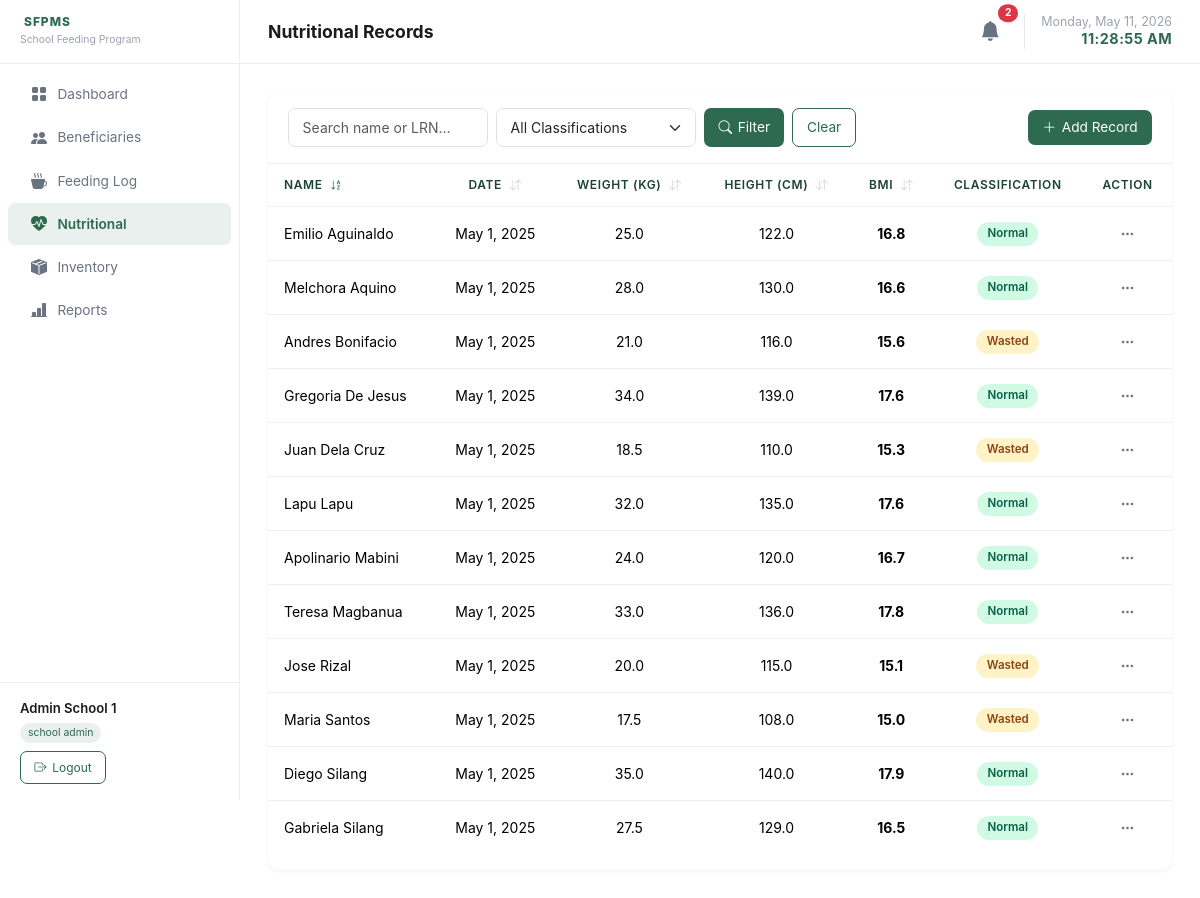
Screenshot of /pages/nutritional.php (signed in) with the database file from the repository.
### tables this page shows
CREATE TABLE nutritional_records (
    id              INT UNSIGNED AUTO_INCREMENT PRIMARY KEY,
    beneficiary_id  INT UNSIGNED NOT NULL,
    record_date     DATE NOT NULL,
    weight_kg       DECIMAL(5,2) NOT NULL,
    height_cm       DECIMAL(5,2) NOT NULL,
    bmi             DECIMAL(5,2) GENERATED ALWAYS AS (weight_kg / POW(height_cm / 100, 2)) STORED,
    recorded_by     INT UNSIGNED,
    created_at      TIMESTAMP DEFAULT CURRENT_TIMESTAMP,
    FOREIGN KEY (beneficiary_id) REFERENCES beneficiaries(id) ON DELETE CASCADE,
    FOREIGN KEY (recorded_by)    REFERENCES users(id) ON DELETE SET NULL
);

### classes/NutritionalRecord.php (called while the page is built, shortened)
<?php
class NutritionalRecord {
    public static function classifyBMI(float $bmi): string {
        if ($bmi < 16.0)  return 'Wasted';
        if ($bmi < 18.5)  return 'Normal';
        return 'Obese';
    }
    public static function badgeClass(string $classification): string {
        return match($classification) {
            'Severely Wasted' => 'badge-danger',
            'Wasted'          => 'badge-warning',
            'Overweight'      => 'badge-warning',
            'Obese'           => 'badge-danger',
            default           => 'badge-success',
        };
    }
    public static function getAll(
        ?int $schoolId = null,
        ?string $search = null,
        ?string $grade = null,
        ?string $section = null,
        string $classFilter = '',
        int $page = 1,
        int $perPage = 15,
        string $sortBy = 'full_name',
        string $sortDir = 'asc'
    ): array {
        $pdo    = getPDO();
        $where  = ['1=1'];
        $params = [];
        if ($schoolId) {
            $where[]  = 'b.school_id = ?';
            $params[] = $schoolId;
        }
        $allowedSorts = ['full_name', 'record_date', 'weight_kg', 'height_cm', 'bmi'];
        $sortBy = in_array($sortBy, $allowedSorts) ? $sortBy : 'full_name';
        $sortDir = strtolower($sortDir) === 'desc' ? 'DESC' : 'ASC';
        if ($sortBy === 'full_name') {
            $orderBy = "b.last_name {$sortDir}, b.first_name ASC";
        } else {
            $orderBy = "nr.{$sortBy} {$sortDir}, b.last_name ASC";
        }
        $offset = ($page - 1) * $perPage;
        $sql  = "
            SELECT nr.*,
                   CONCAT(b.first_name,' ',b.last_name) AS full_name,
                   b.lrn, b.grade_level,
                   s.name AS school_name
            FROM nutritional_records nr
            JOIN beneficiaries b ON b.id = nr.beneficiary_id
            JOIN schools s ON s.id = b.school_id
            WHERE " . implode(' AND ', $where) . "
            ORDER BY {$orderBy}
            LIMIT " . (int)$perPage . " OFFSET " . (int)$offset . "
        ";
        $stmt = $pdo->prepare($sql);
        $stmt->execute($params);
        return $stmt->fetchAll();
    }
    public static function countAll(
        ?int $schoolId = null,
        ?string $search = null,
        ?string $grade = null,
        ?string $section = null,
        string $classFilter = ''
    ): int {
        $pdo    = getPDO();
        $where  = ['1=1'];
        $params = [];
        if ($schoolId) {
            $where[]  = 'b.school_id = ?';
            $params[] = $schoolId;
        }
        $sql  = "
            SELECT COUNT(*)
            FROM nutritional_records nr
            JOIN beneficiaries b ON b.id = nr.beneficiary_id
            WHERE " . implode(' AND ', $where) . "
        ";
        $stmt = $pdo->prepare($sql);
        $stmt->execute($params);
        return (int) $stmt->fetchColumn();
    }
}

### pages/nutritional.php (the view, shortened to what this page needs)
<?php
require_once __DIR__ . '/../classes/NutritionalRecord.php';
require_once __DIR__ . '/../includes/helpers.php';
$user     = Auth::user();
$isSA     = Auth::isSuperAdmin();
$schoolId = $isSA ? null : (int)$user['school_id'];
$schFilter    = $isSA ? (($_GET['school_id'] ?? '') ?: null) : $schoolId;
$search       = trim($_GET['search'] ?? '');
$isTeacher = Auth::isTeacher();
$teacherGrade   = $isTeacher ? $user['grade_level'] : null;
$teacherSection = $isTeacher ? $user['section'] : null;
$classFilter = $_GET['classification'] ?? '';
$totalCount = NutritionalRecord::countAll($schFilter, $search ?: null, $teacherGrade, $teacherSection, $classFilter);
$pag = paginate($totalCount, 20);
$sortBy  = in_array($_GET['sort'] ?? '', ['full_name', 'record_date', 'weight_kg', 'height_cm', 'bmi']) ? $_GET['sort'] : 'full_name';
$sortDir = ($_GET['dir'] ?? 'asc') === 'desc' ? 'desc' : 'asc';
$records = NutritionalRecord::getAll($schFilter, $search ?: null, $teacherGrade, $teacherSection, $classFilter, $pag['page'], $pag['perPage'], $sortBy, $sortDir);
require_once __DIR__ . '/../includes/header.php';
?>
<div class="table-wrapper">
  <div class="table-header">
    <form method="get" action="nutritional.php" class="filter-bar flex-grow-1">
      <input type="text" name="search" class="form-control" placeholder="Search name or LRN…"
             value="<?= htmlspecialchars($search) ?>">
      <select name="classification" class="form-select">
        <option value="">All Classifications</option>
      </select>
      <button type="submit" class="btn-primary-custom"><i class="bi bi-search"></i> Filter</button>
      <a href="nutritional.php" class="btn-outline-custom">Clear</a>
    </form>
    <button class="btn-primary-custom" data-bs-toggle="modal" data-bs-target="#addNutModal">
      <i class="bi bi-plus-lg"></i> Add Record
    </button>
  </div>
  <div class="table-responsive">
    <table class="table" id="nutTable">
      <thead>
        <tr>
          <th>
            <a href="<?= sortUrl('full_name', $sortBy, $sortDir) ?>" class="text-decoration-none text-inherit">
              Name <?= sortIcon('full_name', $sortBy, $sortDir) ?>
            </a>
          </th>
          <th class="text-center">
            <a href="<?= sortUrl('record_date', $sortBy, $sortDir) ?>" class="text-decoration-none text-inherit">
              Date <?= sortIcon('record_date', $sortBy, $sortDir) ?>
            </a>
          </th>
          <th class="text-center">
            <a href="<?= sortUrl('weight_kg', $sortBy, $sortDir) ?>" class="text-decoration-none text-inherit">
              Weight (kg) <?= sortIcon('weight_kg', $sortBy, $sortDir) ?>
            </a>
          </th>
          <th class="text-center">
            <a href="<?= sortUrl('height_cm', $sortBy, $sortDir) ?>" class="text-decoration-none text-inherit">
              Height (cm) <?= sortIcon('height_cm', $sortBy, $sortDir) ?>
            </a>
          </th>
          <th class="text-center">
            <a href="<?= sortUrl('bmi', $sortBy, $sortDir) ?>" class="text-decoration-none text-inherit">
              BMI <?= sortIcon('bmi', $sortBy, $sortDir) ?>
            </a>
          </th>
          <th class="text-center">Classification</th>
          <th class="text-center">Action</th>
        </tr>
      </thead>
      <tbody>
        <?php if (empty($records)): ?>
        <tr><td colspan="7" class="text-center text-muted py-4">No records found.</td></tr>
        <?php else: ?>
        <?php foreach ($records as $r):
            $bmi    = (float)$r['bmi'];
            $cls    = NutritionalRecord::classifyBMI($bmi);
            $bdg    = NutritionalRecord::badgeClass($cls);
        ?>
        <tr>
          <td><?= htmlspecialchars($r['full_name']) ?></td>
          <td class="text-center"><?= date('M j, Y', strtotime($r['record_date'])) ?></td>
          <td class="text-center"><?= number_format($r['weight_kg'], 1) ?></td>
          <td class="text-center"><?= number_format($r['height_cm'], 1) ?></td>
          <td class="text-center"><strong><?= number_format($bmi, 1) ?></strong></td>
          <td class="text-center">
            <span class="status-badge <?= $bdg ?>"><?= $cls ?></span>
          </td>
          <td class="text-center">
            <div class="dropdown">
              <button class="btn-dots" data-bs-toggle="dropdown" id="ddNut<?= $r['id'] ?>">
                <i class="bi bi-three-dots"></i>
              </button>
            </div>
          </td>
        </tr>
        <?php endforeach; ?>
        <?php endif; ?>
      </tbody>
    </table>
  </div>
  <div class="px-3 pb-3">
  </div>
</div>
<?php require_once __DIR__ . '/../includes/footer.php'; ?>

### assets/css/app.css (style rules this page uses)
:root { --primary: #2D6A4F; --accent: #52B788; --neutral: #F8F9FA; --text: #1B1B1B; --danger: #DC3545; --sidebar-w: 240px; }
*, *::before, *::after { box-sizing: border-box; }
body { margin: 0; font-family: -apple-system, BlinkMacSystemFont, 'Segoe UI', Roboto, Oxygen, Ubuntu, Cantarell, sans-serif; background: #fff; color: var(--text); min-height: 100vh; }
.table-wrapper { background: #fff; border-radius: 10px; overflow: hidden; box-shadow: 0 1px 4px rgba(0,0,0,.06); }
.table-wrapper .table-header { padding: 1rem 1.25rem; display: flex; align-items: center; justify-content: space-between; gap: .75rem; flex-wrap: wrap; border-bottom: 1px solid #eee; }
.table { margin: 0; }
.table th { font-size: .75rem; font-weight: 600; text-transform: uppercase; letter-spacing: .05em; color: #1b4332 !important; border-bottom: 1px solid #eee; padding: .75rem 1rem; background: #fff; }
.table th a { color: #1b4332 !important; }
.table td { padding: .75rem 1rem; vertical-align: middle; border-bottom: 1px solid #eee; font-size: .875rem; }
.table tbody tr:last-child td { border-bottom: none; }
.badge-success { background: #d1fae5; color: #065f46; }
.badge-warning { background: #fef3c7; color: #92400e; }
.status-badge { display: inline-block; padding: .2rem .65rem; border-radius: 20px; font-size: .72rem; font-weight: 600; }
.btn-primary-custom { background: var(--primary); color: #fff; border: none; border-radius: 7px; padding: .45rem .9rem; font-size: .855rem; cursor: pointer; transition: background .15s; text-decoration: none; display: inline-flex; align-items: center; gap: .35rem; }
.btn-outline-custom { background: transparent; color: var(--primary); border: 1.5px solid var(--primary); border-radius: 7px; padding: .4rem .85rem; font-size: .855rem; cursor: pointer; transition: all .15s; text-decoration: none; display: inline-flex; align-items: center; gap: .35rem; }
.btn-dots { background: none; border: none; padding: .25rem .5rem; color: #6c757d; cursor: pointer; border-radius: 5px; transition: background .12s; }
.form-control, .form-select { border-radius: 7px; border-color: #dee2e6; font-size: .875rem; padding: .5rem .85rem; }
.filter-bar { display: flex; gap: .5rem; flex-wrap: wrap; }
.filter-bar .form-control, .filter-bar .form-select { max-width: 200px; }

### rows the page displays
nutritional_records: full_name "Emilio Aguinaldo", record_date "May 1, 2025", weight_kg "25.0", height_cm "122.0", bmi "16.8", bmi "Normal"
nutritional_records: full_name "Melchora Aquino", record_date "May 1, 2025", weight_kg "28.0", height_cm "130.0", bmi "16.6", bmi "Normal"
nutritional_records: full_name "Andres Bonifacio", record_date "May 1, 2025", weight_kg "21.0", height_cm "116.0", bmi "15.6", bmi "Wasted"
nutritional_records: full_name "Gregoria De Jesus", record_date "May 1, 2025", weight_kg "34.0", height_cm "139.0", bmi "17.6", bmi "Normal"
nutritional_records: full_name "Juan Dela Cruz", record_date "May 1, 2025", weight_kg "18.5", height_cm "110.0", bmi "15.3", bmi "Wasted"
nutritional_records: full_name "Lapu Lapu", record_date "May 1, 2025", weight_kg "32.0", height_cm "135.0", bmi "17.6", bmi "Normal"
nutritional_records: full_name "Apolinario Mabini", record_date "May 1, 2025", weight_kg "24.0", height_cm "120.0", bmi "16.7", bmi "Normal"
nutritional_records: full_name "Teresa Magbanua", record_date "May 1, 2025", weight_kg "33.0", height_cm "136.0", bmi "17.8", bmi "Normal"
nutritional_records: full_name "Jose Rizal", record_date "May 1, 2025", weight_kg "20.0", height_cm "115.0", bmi "15.1", bmi "Wasted"
nutritional_records: full_name "Maria Santos", record_date "May 1, 2025", weight_kg "17.5", height_cm "108.0", bmi "15.0", bmi "Wasted"
nutritional_records: full_name "Diego Silang", record_date "May 1, 2025", weight_kg "35.0", height_cm "140.0", bmi "17.9", bmi "Normal"
nutritional_records: full_name "Gabriela Silang", record_date "May 1, 2025", weight_kg "27.5", height_cm "129.0", bmi "16.5", bmi "Normal"

### other values shown
$item['label'] "Dashboard"
$item['label'] "Beneficiaries"
$item['label'] "Feeding Log"
$item['label'] "Nutritional"
$item['label'] "Inventory"
$item['label'] "Reports"
$user['name'] "Admin School 1"
str_replace('_', ' ', $user['role']) "school admin"
$pageTitle "Nutritional Records"
$totalNotifs "2"
